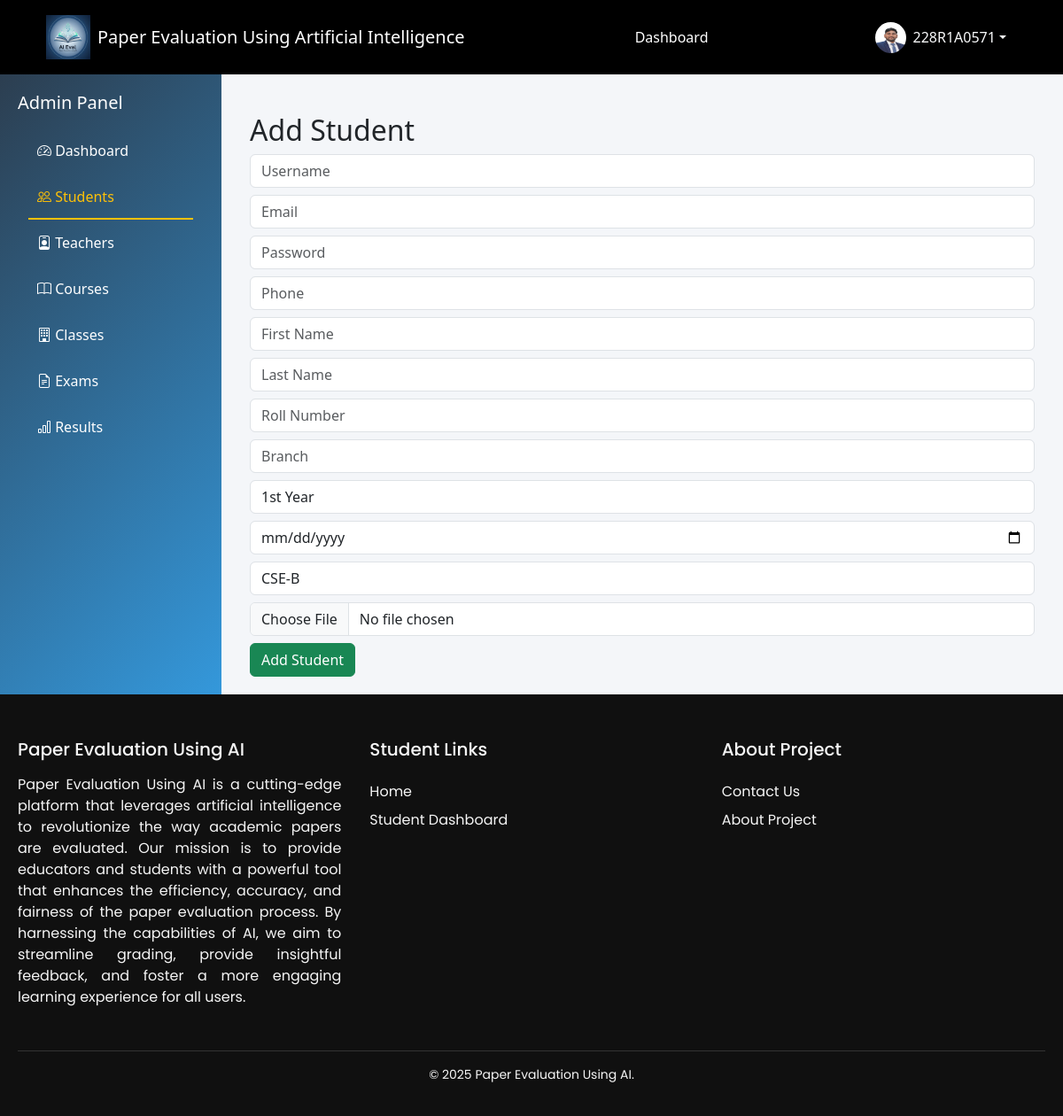
The page /dashboard/students/add/ (signed in) on the database its author committed.
### Accounts/models.py (models this page shows, shortened)
class User(AbstractUser):
    ROLE_CHOICES = [
        ('admin', 'Admin'),
        ('teacher', 'Teacher'),
        ('student', 'Student'),
    ]
    role = models.CharField(max_length=10, choices=ROLE_CHOICES)
    phone = models.CharField(max_length=15, blank=True)

class Student(models.Model):
    user = models.OneToOneField(User, on_delete=models.CASCADE, related_name='student_profile')
    roll_number = models.CharField(max_length=20)
    profile_image = models.ImageField(
        upload_to='profile/',
        storage=cloudinary_storage,
        blank=True,
        null=True
    )
    student_class = models.ForeignKey(Class, on_delete=models.SET_NULL, null=True, blank=True)
    course = models.CharField(max_length=50, default="BTECH")
    branch = models.CharField(max_length=50)
    YEAR_CHOICES = [
        (1, "1st Year"),
        (2, "2nd Year"),
        (3, "3rd Year"),
        (4, "4th Year"),
    ]
    year = models.IntegerField(choices=YEAR_CHOICES)
    dob = models.DateField()
    attendance = models.FloatField(default=88.0)
    cgpa = models.FloatField(default=8.8)
    created_at = models.DateTimeField(auto_now_add=True)

### Dashboards/views.py (the view, shortened to what this page needs)
# urls.py: path('students/add/', views.add_student, name='add_student'),
def add_student(request):
    return render(request, "admin/manage_students/add_student.html", {
        "classes": Class.objects.all()
    })

### Dashboards/templates/admin/manage_students/add_student.html (shortened to what this page needs)
{% extends "admin/admin_base.html" %}
{% block manage_students_active %}active{% endblock manage_students_active %}
{% block admin_content %}
<div class="container mt-4">
<h2>Add Student</h2>
<form method="POST" enctype="multipart/form-data">
    <input name="username" placeholder="Username" class="form-control mb-2">
    <input name="email" placeholder="Email" class="form-control mb-2">
    <input name="password" type="password" placeholder="Password" class="form-control mb-2">
    <input name="phone" placeholder="Phone" class="form-control mb-2">
    <input name="firstname" placeholder="First Name" class="form-control mb-2">
    <input name="lastname" placeholder="Last Name" class="form-control mb-2">
    <input name="roll_number" placeholder="Roll Number" class="form-control mb-2">
    <input name="branch" placeholder="Branch" class="form-control mb-2">
    <select name="year" class="form-control mb-2">
        <option value="1">1st Year</option>
    </select>
    <input type="date" name="dob" class="form-control mb-2">
    <select name="student_class" class="form-control mb-2">
        {% for c in classes %}
            <option value="{{ c.id }}">{{ c.name }}</option>
        {% endfor %}
    </select>
    <input type="file" name="profile_image" class="form-control mb-2">
    <button class="btn btn-success">Add Student</button>
</form>
</div>
{% endblock %}

### templates/base.html (shortened to what this page needs)
{% load static %}
<!DOCTYPE html>
<html lang="en">
<head>
    <link href="https://cdn.jsdelivr.net/npm/bootstrap@5.3.3/dist/css/bootstrap.min.css" rel="stylesheet">
    <link href="https://cdn.jsdelivr.net/npm/bootstrap-icons@1.10.5/font/bootstrap-icons.css" rel="stylesheet">
    <link rel="stylesheet" href="{% static "css/base.css" %}" />
    <link rel="stylesheet" href="https://cdnjs.cloudflare.com/ajax/libs/toastr.js/latest/toastr.min.css">
    <link href="https://cdn.jsdelivr.net/npm/bootstrap-icons@1.10.5/font/bootstrap-icons.css" rel="stylesheet">
    <link rel="stylesheet" href="https://cdnjs.cloudflare.com/ajax/libs/font-awesome/6.4.0/css/all.min.css">
</head>
<body class="d-flex flex-column">
    <nav class="navbar navbar-expand-lg navbar-dark ">
        <div class="container-fluid">
            <a class="navbar-brand d-flex align-items-center" href="/">
                <img src="{% static 'images/logo.png' %}" width="50" height="50" alt="Beast Logo" class="me-2">
                <span class="brand-text">Paper Evaluation Using Artificial Intelligence</span>
            </a>
            <div class="d-flex flex-wrap align-items-center justify-content-between w-100">
                <ul class="navbar-nav mx-auto">
                    {% if request.user.is_authenticated %}
                    {% if request.user.is_superuser %}
                    <li class="nav-item">
                        <a class="nav-link {% block admin_dashactive %}{% endblock admin_dashactive %}" href="{% url 'admin_dashboard' %}">Dashboard</a>
                    </li>
                    <li class="nav-item">
                        <a class="nav-link" href="{% url 'admin:index' %}">Django Admin</a>
                    </li>
                    {% else %}
                        {% if request.user.role == "teacher" %}
                        <li class="nav-item">
                            <a
                                class="nav-link {% block teacher_dashactive %}{% endblock teacher_dashactive %} "
                                href="{% url "teacher_dashboard" %}">Dashboard</a>
                        </li>
                        {% elif request.user.role == "student" %}
                        <li class="nav-item">
                            <a
                                class="nav-link {% block student_dashactive %}{% endblock student_dashactive %}  "
                                href="{% url "student_dashboard" %}">Dashboard</a>
                        </li>
                        {% endif %}
                    {% endif %}
                    {% endif %}
                </ul>
                <div class="d-flex align-items-center gap-2">
                    {% if request.user.is_authenticated %}
                    <div class="dropdown">
                        <button class="btn dropdown-toggle text-light d-flex align-items-center border-0 bg-transparent"
                            id="userDropdown" data-bs-toggle="dropdown" aria-expanded="false">
                            {% if request.user.role == "student" %}
                            <img src="{{ request.user.student_profile.profile_image.url }}" class="rounded-circle me-2"
                                width="35" height="35">
                            {% elif request.user.role == "teacher" %}
                            <img src="{{ request.user.teacher_profile.profile_image.url }}" class="rounded-circle me-2"
                                width="35" height="35">
                            {% else %}
                            <img src="{% static "images/image.png" %}" class="rounded-circle me-2" width="35" height="35">
                            {% endif %}
                            {{ request.user.username }}
                        </button>
                    </div>
                    {% endif %}
                </div>
            </div>
        </div>
    </nav>
    <main class="flex-grow-1">
        {% block body %}
        {% endblock body %}
    </main>
    <footer class="footer">
        <div class="footer-container">
            <div class="footer-column first-column">
            <h3>Paper Evaluation Using AI</h3>
            <p style="text-align: justify;">
                Paper Evaluation Using AI is a cutting-edge platform that leverages artificial intelligence to revolutionize the way academic papers are evaluated. Our mission is to provide educators and students with a powerful tool that enhances the efficiency, accuracy, and fairness of the paper evaluation process. By harnessing the capabilities of AI, we aim to streamline grading, provide insightful feedback, and foster a more engaging learning experience for all users.
            </p>
            </div>
            <div class="footer-column">
            <h4>Student Links</h4>
            <ul>
                <li><a href="/">Home</a></li>
                <li><a href="{% url "student_dashboard" %}">Student Dashboard</a></li>
            </ul>
            </div>
            <div class="footer-column">
            <h4>About Project</h4>
            <ul>
                <li><a href="/contactus">Contact Us</a></li>
                <li><a href="{% url "aboutproject" %}">About Project</a></li>
            </ul>
            </div>
        </div>
        <div class="footer-bottom">
            <p>&copy; 2025 Paper Evaluation Using AI.</p>
        </div>
    </footer>
</body>
</html>

### static/css/base.css (style rules this page uses)
body { margin: 0; padding: 0; background-color: #f4f2ed; font-family: 'Poppins', sans-serif; }
.navbar { background-color: #000 !important; padding: 12px 40px; }
.navbar .container-fluid { display: flex; align-items: center; justify-content: space-between; }
.navbar-nav { margin: 0 auto; }
.nav-link { padding: 6px 12px; margin: 0; }
.nav-link { color: #fff !important; font-weight: 400; margin: 0 12px; position: relative; transition: all 0.3s ease; }
.nav-link::after { content: ""; position: absolute; width: 0; height: 2px; bottom: -4px; left: 0; background-color: currentColor; transition: width 0.3s ease; }
a { position: relative; text-decoration: none; color: inherit; transition: color 0.3s ease; }
a::after { content: ""; position: absolute; width: 0; height: 2px; left: 0; bottom: -2px; background: currentColor; transition: width 0.3s ease; }
.footer { background-color: #101010; color: #f5f5f5; padding: 50px 20px 20px; font-family: 'Poppins', sans-serif; overflow: hidden; }
.footer-container { display: flex; flex-wrap: wrap; justify-content: space-between; gap: 2rem; max-width: 1200px; margin: 0 auto; }
.footer-column { flex: 1 1 200px; min-width: 200px; }
.footer-column h3, .footer-column h4 { margin-bottom: 1rem; font-size: 1.25rem; position: relative; display: inline-block; }
.footer-column ul { list-style: none; padding: 0; margin: 0; }
.footer-column ul li { margin: 0.5rem 0; }
.footer-column ul li a { color: #f5f5f5; text-decoration: none; position: relative; transition: color 0.3s ease; }
.footer-column ul li a::after { content: ''; position: absolute; bottom: -2px; left: 0; height: 2px; width: 0; background-color: #ffc107 ; transition: width 0.3s ease; }
.footer-bottom { border-top: 1px solid #333; text-align: center; margin-top: 2rem; padding-top: 1rem; font-size: 0.875rem; }

### Dashboards/templates/admin/admin_base.html (style rules this page uses)
:root { --primary-color: #2c3e50; --secondary-color: #3498db; --success-color: #27ae60; --danger-color: #e74c3c; --warning-color: #f39c12; }
body { background-color: #f8f9fa; font-family: 'Segoe UI', Tahoma, Geneva, Verdana, sans-serif; }

### rows shown on the page
User: user.student_profile.profile_image (picture), user.username "228R1A0571"

### other values the page prints
form field student_class "CSE-B"
